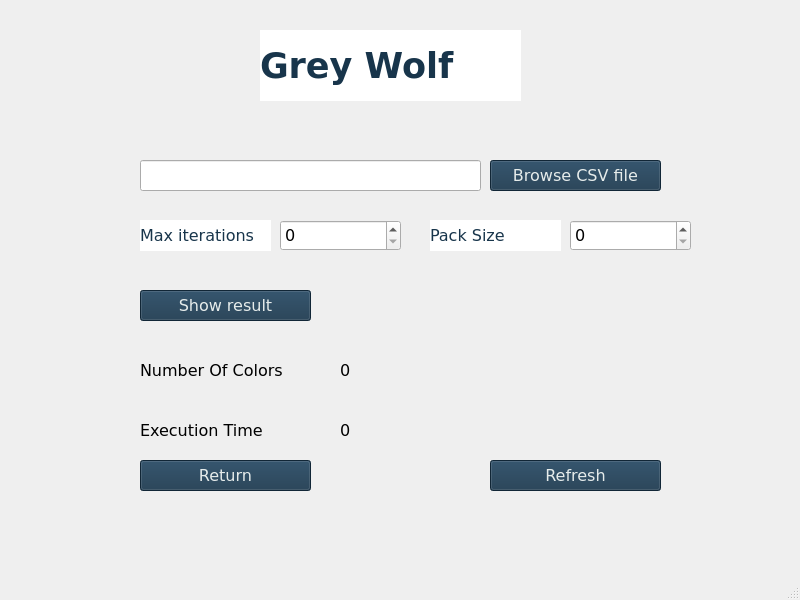
<?xml version="1.0" encoding="UTF-8"?>
<ui version="4.0">
 <class>greywolfScreen</class>
 <widget class="QMainWindow" name="greywolfScreen">
  <property name="geometry">
   <rect>
    <x>0</x>
    <y>0</y>
    <width>800</width>
    <height>600</height>
   </rect>
  </property>
  <property name="windowTitle">
   <string>MainWindow</string>
  </property>
  <widget class="QWidget" name="centralwidget">
   <widget class="QLabel" name="result1">
    <property name="geometry">
     <rect>
      <x>340</x>
      <y>360</y>
      <width>151</width>
      <height>21</height>
     </rect>
    </property>
    <property name="font">
     <font>
      <family>Verdana</family>
      <pointsize>12</pointsize>
     </font>
    </property>
    <property name="text">
     <string>0</string>
    </property>
   </widget>
   <widget class="QLabel" name="result2">
    <property name="geometry">
     <rect>
      <x>340</x>
      <y>420</y>
      <width>151</width>
      <height>21</height>
     </rect>
    </property>
    <property name="font">
     <font>
      <family>Verdana</family>
      <pointsize>12</pointsize>
     </font>
    </property>
    <property name="text">
     <string>0</string>
    </property>
   </widget>
   <widget class="QLabel" name="packsizeLabel">
    <property name="geometry">
     <rect>
      <x>430</x>
      <y>220</y>
      <width>131</width>
      <height>31</height>
     </rect>
    </property>
    <property name="font">
     <font>
      <family>Verdana</family>
      <pointsize>12</pointsize>
      <weight>50</weight>
      <bold>false</bold>
     </font>
    </property>
    <property name="layoutDirection">
     <enum>Qt::LeftToRight</enum>
    </property>
    <property name="styleSheet">
     <string notr="true">background-color: rgb(255, 255, 255);
color: rgb(24, 53, 75);
</string>
    </property>
    <property name="text">
     <string>Pack Size</string>
    </property>
   </widget>
   <widget class="QSpinBox" name="packsizeInput">
    <property name="geometry">
     <rect>
      <x>570</x>
      <y>220</y>
      <width>121</width>
      <height>31</height>
     </rect>
    </property>
    <property name="font">
     <font>
      <family>Verdana</family>
      <pointsize>12</pointsize>
     </font>
    </property>
    <property name="maximum">
     <number>50000</number>
    </property>
   </widget>
   <widget class="QPushButton" name="submitButton">
    <property name="geometry">
     <rect>
      <x>140</x>
      <y>290</y>
      <width>171</width>
      <height>31</height>
     </rect>
    </property>
    <property name="font">
     <font>
      <family>Verdana</family>
      <pointsize>12</pointsize>
     </font>
    </property>
    <property name="styleSheet">
     <string notr="true">background-color: rgb(24, 53, 76);
color: rgb(230, 236, 235);</string>
    </property>
    <property name="text">
     <string>Show result</string>
    </property>
   </widget>
   <widget class="QLabel" name="resultLabel1">
    <property name="geometry">
     <rect>
      <x>140</x>
      <y>360</y>
      <width>191</width>
      <height>21</height>
     </rect>
    </property>
    <property name="font">
     <font>
      <family>Verdana</family>
      <pointsize>12</pointsize>
     </font>
    </property>
    <property name="text">
     <string>Number Of Colors</string>
    </property>
   </widget>
   <widget class="QLabel" name="screenTitle">
    <property name="geometry">
     <rect>
      <x>260</x>
      <y>30</y>
      <width>261</width>
      <height>71</height>
     </rect>
    </property>
    <property name="font">
     <font>
      <family>Verdana</family>
      <pointsize>26</pointsize>
      <weight>75</weight>
      <bold>true</bold>
     </font>
    </property>
    <property name="layoutDirection">
     <enum>Qt::LeftToRight</enum>
    </property>
    <property name="styleSheet">
     <string notr="true">background-color: rgb(255, 255, 255);
color: rgb(24, 53, 75);
</string>
    </property>
    <property name="text">
     <string>Grey Wolf</string>
    </property>
   </widget>
   <widget class="QLabel" name="resultLabel2">
    <property name="geometry">
     <rect>
      <x>140</x>
      <y>420</y>
      <width>181</width>
      <height>21</height>
     </rect>
    </property>
    <property name="font">
     <font>
      <family>Verdana</family>
      <pointsize>12</pointsize>
     </font>
    </property>
    <property name="text">
     <string>Execution Time</string>
    </property>
   </widget>
   <widget class="QLineEdit" name="filename">
    <property name="geometry">
     <rect>
      <x>140</x>
      <y>160</y>
      <width>341</width>
      <height>31</height>
     </rect>
    </property>
    <property name="text">
     <string/>
    </property>
   </widget>
   <widget class="QPushButton" name="returnButton">
    <property name="geometry">
     <rect>
      <x>140</x>
      <y>460</y>
      <width>171</width>
      <height>31</height>
     </rect>
    </property>
    <property name="font">
     <font>
      <family>Verdana</family>
      <pointsize>12</pointsize>
     </font>
    </property>
    <property name="styleSheet">
     <string notr="true">background-color: rgb(24, 53, 76);
color: rgb(230, 236, 235);</string>
    </property>
    <property name="text">
     <string>Return</string>
    </property>
   </widget>
   <widget class="QPushButton" name="browseCsvButton">
    <property name="geometry">
     <rect>
      <x>490</x>
      <y>160</y>
      <width>171</width>
      <height>31</height>
     </rect>
    </property>
    <property name="font">
     <font>
      <family>Verdana</family>
      <pointsize>12</pointsize>
     </font>
    </property>
    <property name="styleSheet">
     <string notr="true">background-color: rgb(24, 53, 76);
color: rgb(230, 236, 235);</string>
    </property>
    <property name="text">
     <string>Browse CSV file</string>
    </property>
   </widget>
   <widget class="QSpinBox" name="iteartionsInput">
    <property name="geometry">
     <rect>
      <x>280</x>
      <y>220</y>
      <width>121</width>
      <height>31</height>
     </rect>
    </property>
    <property name="font">
     <font>
      <family>Verdana</family>
      <pointsize>12</pointsize>
     </font>
    </property>
    <property name="maximum">
     <number>50000</number>
    </property>
   </widget>
   <widget class="QPushButton" name="refrechButton">
    <property name="geometry">
     <rect>
      <x>490</x>
      <y>460</y>
      <width>171</width>
      <height>31</height>
     </rect>
    </property>
    <property name="font">
     <font>
      <family>Verdana</family>
      <pointsize>12</pointsize>
     </font>
    </property>
    <property name="styleSheet">
     <string notr="true">background-color: rgb(24, 53, 76);
color: rgb(230, 236, 235);</string>
    </property>
    <property name="text">
     <string>Refresh</string>
    </property>
   </widget>
   <widget class="QLabel" name="label_3">
    <property name="geometry">
     <rect>
      <x>140</x>
      <y>220</y>
      <width>131</width>
      <height>31</height>
     </rect>
    </property>
    <property name="font">
     <font>
      <family>Verdana</family>
      <pointsize>12</pointsize>
      <weight>50</weight>
      <bold>false</bold>
     </font>
    </property>
    <property name="layoutDirection">
     <enum>Qt::LeftToRight</enum>
    </property>
    <property name="styleSheet">
     <string notr="true">background-color: rgb(255, 255, 255);
color: rgb(24, 53, 75);
</string>
    </property>
    <property name="text">
     <string>Max iterations</string>
    </property>
   </widget>
  </widget>
  <widget class="QMenuBar" name="menubar">
   <property name="geometry">
    <rect>
     <x>0</x>
     <y>0</y>
     <width>800</width>
     <height>26</height>
    </rect>
   </property>
  </widget>
  <widget class="QStatusBar" name="statusbar"/>
 </widget>
 <resources/>
 <connections/>
</ui>
